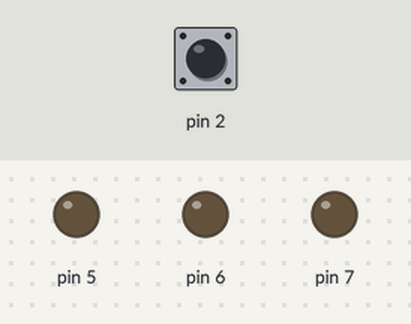
Bench run of a sketch on a simulated Arduino Uno, built with avr-gcc and run on an emulated ATmega328P. Parts: output pins drawn as LEDs (lit = HIGH). The test bench sets the inputs (shaded band); at power-on: pin 2 HIGH.

Above: at 1.2 s.
1.3 s: pin 2 pulled LOW for 0.15 s
At 2.35 s:
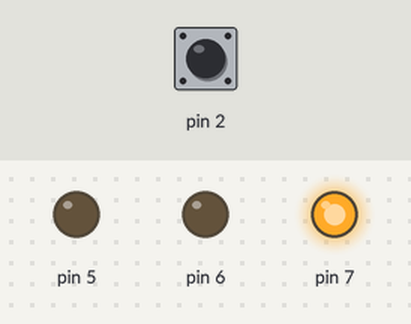
At 8.1 s:
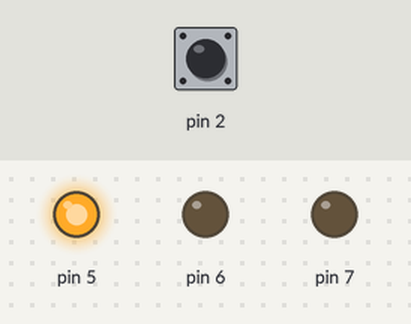
10.3 s: pin 2 pulled LOW for 1 s
At 11.0 s:
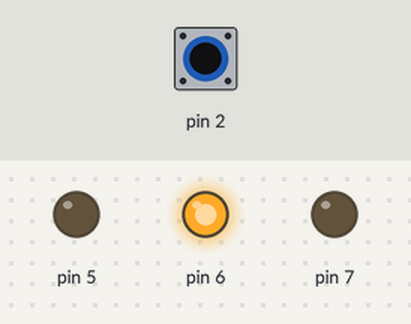
Timing chart, 0 to 19.3 s (numbered marks = the images above; inputs shaded):
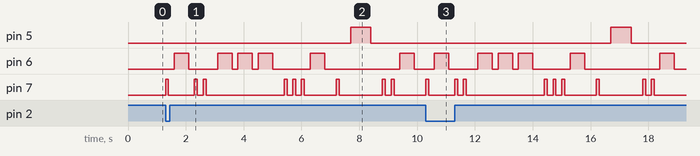

The sketch:

morse.ino
```cpp
int index;
bool start = false;
String message = ".-.. --- ...- . / ..-";

void slowBlink() {
  digitalWrite(6, HIGH);
  delay(500);
  digitalWrite(6, LOW);
}

void fastBlink() {
  digitalWrite(7, HIGH);
  delay(100);
  digitalWrite(7, LOW);
}

void delayBlink() {
  digitalWrite(5, HIGH);
  delay(700);
  digitalWrite(5, LOW);
}

void setup() {
  pinMode(2, INPUT_PULLUP);
  pinMode(5, OUTPUT);
  pinMode(6, OUTPUT);
  pinMode(7, OUTPUT);
  index = 0;
}

void loop() {
  if (digitalRead(2) == 0) {
    start = true;
  }

  if (start) {
    if (message.charAt(index) == '.') {
      fastBlink();
    } else if (message.charAt(index) == '-') {
      slowBlink();
    } else if (message.charAt(index) == '/') {
      delayBlink();
    }

    delay(200);
    index++;

    if (index == message.length()) {
      start = false;
    }
  } else {
    index = 0;
  }
}
```

Measured:
- after the input at 1.3 s, pin 5: LOW → HIGH after 6.4 s, → LOW 0.70 s later; pin 6: LOW → HIGH after 0.30 s, → LOW 0.50 s later, → HIGH 1.0 s later, → LOW 0.50 s later, … (12 changes in this stretch); pin 7: LOW → HIGH at once, → LOW 0.10 s later, → HIGH 0.90 s later, → LOW 0.10 s later, … (18 changes in this stretch)
- after the input at 10.3 s, pin 5: LOW → HIGH after 6.4 s, → LOW 0.70 s later; pin 6: LOW → HIGH after 0.30 s, → LOW 0.50 s later, → HIGH 1.0 s later, → LOW 0.50 s later, … (12 changes in this stretch); pin 7: LOW → HIGH at once, → LOW 0.10 s later, → HIGH 0.90 s later, → LOW 0.10 s later, … (18 changes in this stretch)
